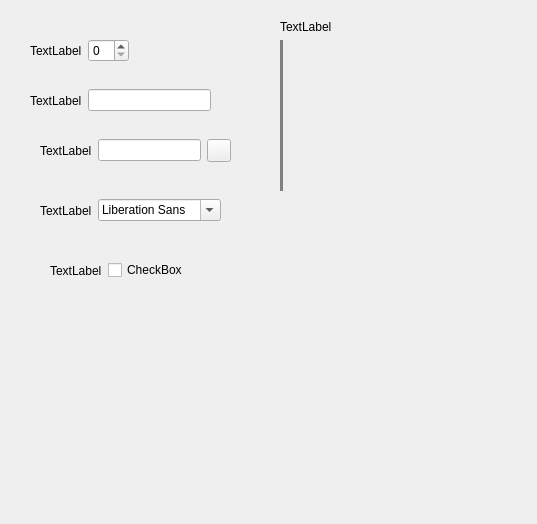
<?xml version="1.0" encoding="UTF-8"?>
<ui version="4.0">
 <class>Form</class>
 <widget class="QWidget" name="Form">
  <property name="geometry">
   <rect>
    <x>0</x>
    <y>0</y>
    <width>537</width>
    <height>524</height>
   </rect>
  </property>
  <property name="windowTitle">
   <string>Form</string>
  </property>
  <widget class="QWidget" name="number" native="true">
   <property name="geometry">
    <rect>
     <x>30</x>
     <y>30</y>
     <width>441</width>
     <height>41</height>
    </rect>
   </property>
   <layout class="QHBoxLayout" name="horizontalLayout">
    <item>
     <widget class="QLabel" name="label">
      <property name="text">
       <string>TextLabel</string>
      </property>
     </widget>
    </item>
    <item>
     <widget class="QSpinBox" name="spinBox"/>
    </item>
    <item>
     <spacer name="horizontalSpacer_2">
      <property name="orientation">
       <enum>Qt::Horizontal</enum>
      </property>
      <property name="sizeType">
       <enum>QSizePolicy::MinimumExpanding</enum>
      </property>
      <property name="sizeHint" stdset="0">
       <size>
        <width>40</width>
        <height>20</height>
       </size>
      </property>
     </spacer>
    </item>
   </layout>
  </widget>
  <widget class="QWidget" name="strInput" native="true">
   <property name="geometry">
    <rect>
     <x>30</x>
     <y>80</y>
     <width>181</width>
     <height>41</height>
    </rect>
   </property>
   <layout class="QHBoxLayout" name="horizontalLayout_2">
    <item>
     <widget class="QLabel" name="label_2">
      <property name="text">
       <string>TextLabel</string>
      </property>
     </widget>
    </item>
    <item>
     <widget class="QLineEdit" name="lineEdit"/>
    </item>
   </layout>
  </widget>
  <widget class="QWidget" name="pathInput" native="true">
   <property name="geometry">
    <rect>
     <x>40</x>
     <y>130</y>
     <width>191</width>
     <height>41</height>
    </rect>
   </property>
   <layout class="QHBoxLayout" name="horizontalLayout_3">
    <item>
     <widget class="QLabel" name="label_3">
      <property name="text">
       <string>TextLabel</string>
      </property>
     </widget>
    </item>
    <item>
     <widget class="QLineEdit" name="lineEdit_2"/>
    </item>
    <item>
     <widget class="QToolButton" name="toolButton">
      <property name="text">
       <string/>
      </property>
     </widget>
    </item>
   </layout>
  </widget>
  <widget class="QWidget" name="fontInput" native="true">
   <property name="geometry">
    <rect>
     <x>40</x>
     <y>190</y>
     <width>181</width>
     <height>41</height>
    </rect>
   </property>
   <layout class="QHBoxLayout" name="horizontalLayout_4">
    <item>
     <widget class="QLabel" name="label_5">
      <property name="text">
       <string>TextLabel</string>
      </property>
     </widget>
    </item>
    <item>
     <widget class="QFontComboBox" name="fontComboBox"/>
    </item>
   </layout>
  </widget>
  <widget class="QWidget" name="trueOrFalse" native="true">
   <property name="geometry">
    <rect>
     <x>50</x>
     <y>250</y>
     <width>201</width>
     <height>41</height>
    </rect>
   </property>
   <layout class="QHBoxLayout" name="horizontalLayout_5">
    <item>
     <widget class="QLabel" name="label_6">
      <property name="text">
       <string>TextLabel</string>
      </property>
     </widget>
    </item>
    <item>
     <widget class="QCheckBox" name="checkBox">
      <property name="text">
       <string>CheckBox</string>
      </property>
     </widget>
    </item>
    <item>
     <spacer name="horizontalSpacer">
      <property name="orientation">
       <enum>Qt::Horizontal</enum>
      </property>
      <property name="sizeHint" stdset="0">
       <size>
        <width>40</width>
        <height>20</height>
       </size>
      </property>
     </spacer>
    </item>
   </layout>
  </widget>
  <widget class="QWidget" name="dictInput" native="true">
   <property name="geometry">
    <rect>
     <x>280</x>
     <y>20</y>
     <width>181</width>
     <height>171</height>
    </rect>
   </property>
   <layout class="QGridLayout" name="gridLayout">
    <item row="0" column="0">
     <widget class="QLabel" name="label_4">
      <property name="text">
       <string>TextLabel</string>
      </property>
     </widget>
    </item>
    <item row="1" column="0">
     <widget class="QWidget" name="widget_7" native="true">
      <property name="sizePolicy">
       <sizepolicy hsizetype="Preferred" vsizetype="Expanding">
        <horstretch>0</horstretch>
        <verstretch>0</verstretch>
       </sizepolicy>
      </property>
      <property name="styleSheet">
       <string notr="true">border-left: 3px solid grey;
padding: 20px</string>
      </property>
     </widget>
    </item>
   </layout>
  </widget>
 </widget>
 <resources/>
 <connections/>
</ui>
